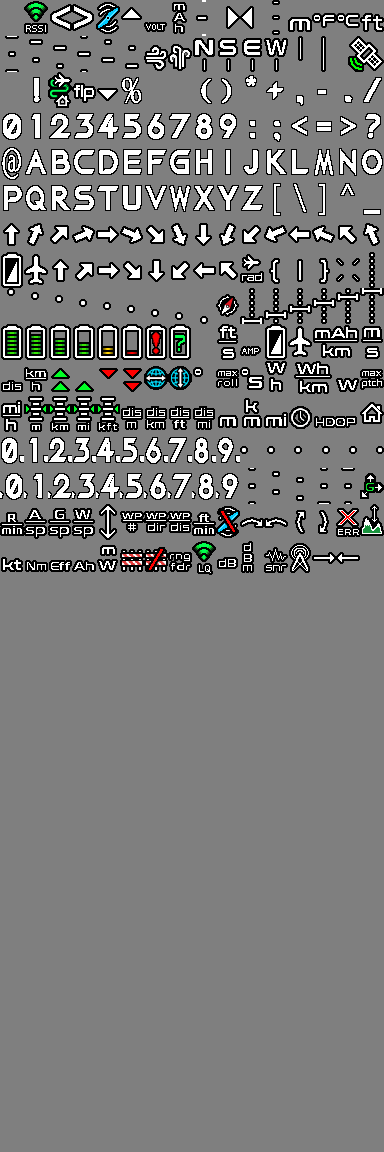
#> input picture mkapp/app/resource/OSD/FC/ARDU_000.bmp, 384 x 1152 px
$ python -i make_analog_font.py   (imports and definitions only)
#> lines starting #> are read from the running program, lines starting #| are printed output that depends on the picture; after the words box and inside, x2 and y2 are one past the last pixel; in counts of white or black regions, pixels touching at a corner belong together
### utilities/make_osd_font.py
#!/usr/bin/env python3
"""Build the DroneDaddy Betaflight OSD font for HDZero goggles.

Starts from the stock Betaflight font (kept in utilities/fonts/stock_*.bmp) and
replaces only:
  - the text glyphs (space, punctuation, digits, capitals) with CubePilot-Regular
    (Saira-600 as fallback for any missing glyph);
  - the boot logo cells 160..255 (a 24 x 4 cell block) with the DroneDaddy logo.
Every symbol cell (arrows, batteries, heading marks, units, ...) is copied from
stock untouched.

Stock bitmap convention (24-bit BMP, 16 columns x 32 rows of cells):
  (127,127,127) = transparent, (255,255,255) = glyph, (0,0,0) = outline.
The goggles render colour (the stock logo is yellow/black, batteries are green),
so the logo keeps its blue and pink.

Usage: python3 utilities/make_osd_font.py [--logo PATH] [--preview-dir DIR]
"""
import argparse
import io
import os
import shutil

import numpy as np
from fontTools.ttLib import TTFont
from PIL import Image, ImageDraw, ImageFont

HERE = os.path.dirname(os.path.abspath(__file__))
REPO = os.path.dirname(HERE)
FONT_DIR = os.path.join(HERE, "fonts")
OUT_DIR = os.path.join(REPO, "mkapp", "app", "resource", "OSD", "FC")

TRANSPARENT = (127, 127, 127)
WHITE = (255, 255, 255)
BLACK = (0, 0, 0)

# name, cell w, cell h, outline px
SIZES = [("BTFL_000", 24, 36, 1), ("BTFL_FHD_000", 36, 54, 2)]
COLS = 16

# Text cells to replace. In the Betaflight font 0x60..0x7F are arrows and other
# symbols (no lowercase), and 0x24 '$' holds the "max" symbol, so those stay.
TEXT_CODES = [c for c in range(0x20, 0x60) if c != 0x24]

LOGO_FIRST, LOGO_COLS, LOGO_ROWS = 160, 24, 4

CAP_FRACTION = 0.72  # cap height as a share of cell height
BOLD = 0.5           # extra stroke per side, in px per outline px
SS = 8               # supersampling factor for glyph rendering


# [15 lines left out: functions woff2_to_font, load_fonts, not called in this run]


def outline(mask, r):
    """Dilate a boolean mask by r px (square neighbourhood)."""
    out = mask.copy()
    h, w = mask.shape
    for dy in range(-r, r + 1):
        for dx in range(-r, r + 1):
            sh = np.zeros_like(mask)
            ys, yd = (slice(dy, h), slice(0, h - dy)) if dy >= 0 else (slice(0, h + dy), slice(-dy, h))
            xs, xd = (slice(dx, w), slice(0, w - dx)) if dx >= 0 else (slice(0, w + dx), slice(-dx, w))
            sh[ys, xs] = mask[yd, xd]
            out |= sh
    return out


# [75 lines left out: functions render_text_cell, render_logo_block, not called in this run]


def cell_slice(n, cw, chh):
    r, c = divmod(n, COLS)
    return slice(r * chh, (r + 1) * chh), slice(c * cw, (c + 1) * cw)


# [42 lines left out: functions build, main, not called in this run]


# [2 lines that do not run on import are left out]

### utilities/make_analog_font.py
#!/usr/bin/env python3
"""Build a DroneDaddy Betaflight font for analog OSD chips (MAX7456 / AT7456E).

Starts from Betaflight's stock analog font (utilities/fonts/analog/stock_default.mcm),
replaces the ASCII text cells with glyphs in the CubePilot typeface and the
boot logo cells (160..255, drawn as 24 x 4) with the DroneDaddy logo, and
writes an .mcm file for Betaflight Configurator's Font Manager.

Analog OSD chips have three pixel states only: black, white and see-through.
So the logo is white with a black outline, and a black seam separates the
blue "Drone" half from the pink "Daddy" half so the two words stay readable.

Usage:
  python3 utilities/make_analog_font.py --logo <png> [--preview-dir DIR]
Writes utilities/fonts/analog/DroneDaddy_Betaflight.mcm and a 288x72 logo PNG
(the size Configurator's "Upload logo" button expects).
"""
import argparse
import os

import numpy as np
from PIL import Image

import make_osd_font as dig

HERE = os.path.dirname(os.path.abspath(__file__))
ADIR = os.path.join(HERE, "fonts", "analog")
STOCK = os.path.join(ADIR, "stock_default.mcm")
OUT = os.path.join(ADIR, "DroneDaddy_Betaflight.mcm")

CW, CH, OL = 12, 18, 1
# the digital font thickens the light CubePilot strokes; at 12x18 that closes
# counters and merges '=' into a block, so analog renders at natural weight
dig.BOLD = 0.0
BLACK_V, SEE_V, WHITE_V = 0b00, 0b01, 0b10
# 0x24 is the MAX symbol and 0x2A a propeller icon in the analog font: keep both.
# At 12x18 the detailed symbols (# % & @ [ \\ ] ^ < >) lose strokes, step or turn to mush
# in the display font, so they keep Betaflight's hand-drawn stock pixels.
KEEP_STOCK = {0x24, 0x2A, 0x23, 0x25, 0x26, 0x40, 0x5B, 0x5C, 0x5D, 0x5E, 0x3C, 0x3E}
TEXT_CODES = [c for c in range(0x21, 0x60) if c not in KEEP_STOCK]

BLUE = np.array([0x20, 0xA7, 0xFF])
PINK = np.array([0xF4, 0x9A, 0xBA])


# [13 lines left out: functions read_mcm, write_mcm, not called in this run]


def get_px(data, ch, x, y):
    i = y * CW + x
    return (data[ch * 64 + i // 4] >> (6 - 2 * (i % 4))) & 3


# [17 lines left out: functions set_cell, rgb_to_vals, not called in this run]


def logo_block(logo_path):
    """288 x 72 block of 2-bit values: white words, black outline and seam."""
    W, H = dig.LOGO_COLS * CW, dig.LOGO_ROWS * CH
    logo = Image.open(logo_path).convert("RGBA")
    logo = logo.crop(logo.getbbox())
    margin = 3
    s = min((W - 2 * margin) / logo.width, (H - 2 * margin) / logo.height)
#> s = 0.0573
    lw, lh = round(logo.width * s), round(logo.height * s)
#> lw = 22; lh = 66
    a = np.array(logo.resize((lw, lh), Image.LANCZOS)).astype(float)
    ink = a[:, :, 3] >= 128
#> ink: shape (66, 22) bool; every value is 1
    rgb = a[:, :, :3]
    is_blue = ink & (np.linalg.norm(rgb - BLUE, axis=2) < np.linalg.norm(rgb - PINK, axis=2))
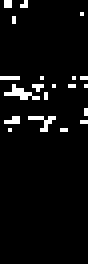
#> is_blue: shape (66, 22) bool (shown 4 times larger); 4.7% white in thin lines or dots, all inside (x1, y1, x2, y2) = (0, 0, 22, 33)
    is_pink = ink & ~is_blue
    x0, y0 = (W - lw) // 2, (H - lh) // 2
#> x0 = 133; y0 = 3
    blue = np.zeros((H, W), bool)
    pink = np.zeros((H, W), bool)
    blue[y0:y0 + lh, x0:x0 + lw] = is_blue
#> blue: shape (72, 288) bool; 0.33% white in thin lines or dots, all inside (x1, y1, x2, y2) = (133, 3, 155, 36)
    pink[y0:y0 + lh, x0:x0 + lw] = is_pink
#> pink: shape (72, 288) bool; 6.7% white; 1 white region, box (x1, y1, x2, y2) and area: (133, 3, 155, 69) 1384
    mask = blue | pink
#> mask: shape (72, 288) bool; 7% white; 1 white region, box (x1, y1, x2, y2) and area: (133, 3, 155, 69) 1452
    seam = dig.outline(blue, 1) & pink       # pink pixels touching blue
#> after the loop in outline, `for dy in range(-r, r + 1):`:
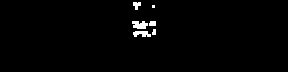
#> out: shape (72, 288) bool; 1.4% white; 6 white regions (1 under 20 px), largest, box (x1, y1, x2, y2) and area: (132, 21, 148, 29) 98, (133, 31, 151, 37) 80, (133, 2, 141, 10) 43, (149, 21, 156, 26) 33, (152, 29, 156, 35) 21
#> after the loop in outline, `for dy in range(-r, r + 1):`:
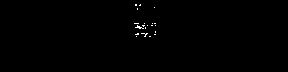
#> sh: shape (72, 288) bool; 0.33% white in thin lines or dots, all inside (x1, y1, x2, y2) = (134, 4, 156, 37)
#> seam: shape (72, 288) bool; 0.94% white in thin lines or dots, all inside (x1, y1, x2, y2) = (133, 3, 155, 37)
    vals = np.full((H, W), SEE_V, np.uint8)
    vals[dig.outline(mask, OL) & ~mask] = BLACK_V
#> call 2 of outline, with r = 1
#> after the loop in outline (call 2), `for dy in range(-r, r + 1):`:
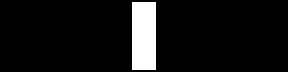
#> out: shape (72, 288) bool; 7.9% white; 1 white region, box (x1, y1, x2, y2) and area: (132, 2, 156, 70) 1632
#> after the loop in outline (call 2), `for dy in range(-r, r + 1):`:
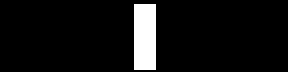
#> sh: shape (72, 288) bool; 7% white; 1 white region, box (x1, y1, x2, y2) and area: (134, 4, 156, 70) 1452
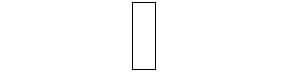
#> vals: shape (72, 288); values 0 (black) and 1 (white), 99.1% white; black in thin lines or dots, all inside (x1, y1, x2, y2) = (132, 2, 156, 70)
    vals[mask] = WHITE_V
    vals[seam] = BLACK_V
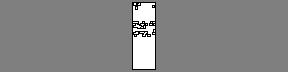
#> vals: shape (72, 288); min 0, max 2, mean 1.04; drawn with min black and max white
    return vals


# [44 lines left out: functions preview, main, not called in this run]


# [2 lines not run here, left out]

>>> result = logo_block('../mkapp/app/resource/OSD/FC/ARDU_000.bmp')

$ run again, on mkapp/app/resource/OSD/FC/BTFL_000.bmp
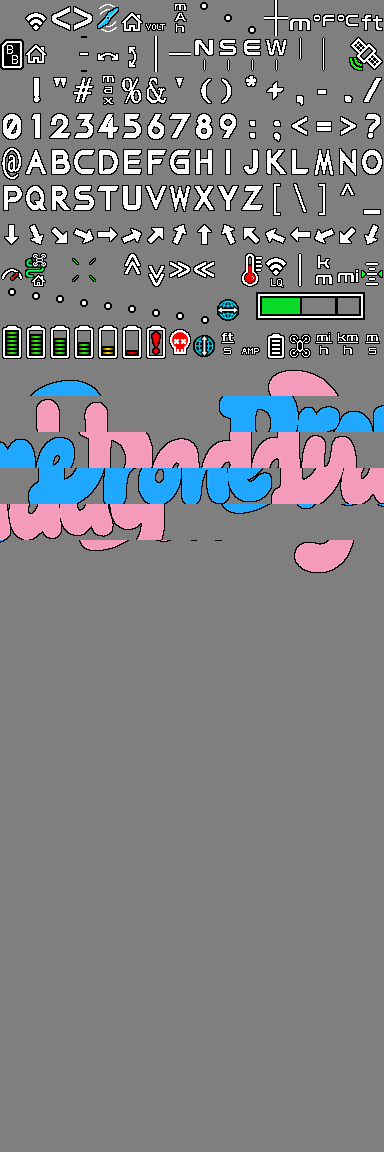
#> input picture mkapp/app/resource/OSD/FC/BTFL_000.bmp, 384 x 1152 px
#> ink: shape (66, 22) bool; every value is 1
#> is_blue: shape (66, 22) bool; 5.6% white in thin lines or dots, all inside (x1, y1, x2, y2) = (0, 0, 22, 30)
#> blue: shape (72, 288) bool; 0.4% white in thin lines or dots, all inside (x1, y1, x2, y2) = (133, 3, 155, 33)
#> pink: shape (72, 288) bool; 6.6% white; 1 white region, box (x1, y1, x2, y2) and area: (133, 3, 155, 69) 1370
#> mask: shape (72, 288) bool; 7% white; 1 white region, box (x1, y1, x2, y2) and area: (133, 3, 155, 69) 1452
#> after the loop in outline, `for dy in range(-r, r + 1):`:
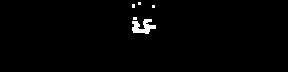
#> out: shape (72, 288) bool; 1.2% white; 5 white regions (4 under 20 px), largest, box (x1, y1, x2, y2) and area: (132, 19, 156, 34) 209
#> seam: shape (72, 288) bool; 0.73% white in thin lines or dots, all inside (x1, y1, x2, y2) = (133, 3, 155, 34)
#> in logo_block, `vals[seam] = BLACK_V`:
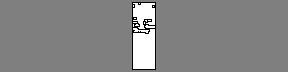
#> vals: shape (72, 288); min 0, max 2, mean 1.05; drawn with min black and max white

$ run again, on mkapp/app/resource/OSD/FC/BTFL_FHD_000.bmp
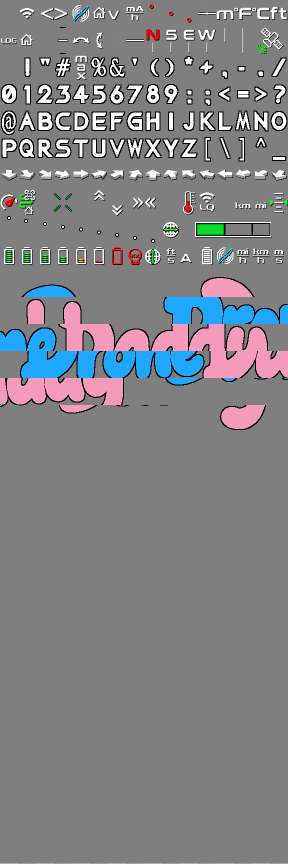
#> input picture mkapp/app/resource/OSD/FC/BTFL_FHD_000.bmp, 576 x 1728 px (shown at 1/2 size)
#> ink: shape (66, 22) bool; every value is 1
#> is_blue: shape (66, 22) bool; 4.6% white in thin lines or dots, all inside (x1, y1, x2, y2) = (0, 17, 22, 30)
#> blue: shape (72, 288) bool; 0.32% white in thin lines or dots, all inside (x1, y1, x2, y2) = (133, 20, 155, 33)
#> pink: shape (72, 288) bool; 6.7% white; 1 white region, box (x1, y1, x2, y2) and area: (133, 3, 155, 69) 1385
#> mask: shape (72, 288) bool; 7% white; 1 white region, box (x1, y1, x2, y2) and area: (133, 3, 155, 69) 1452
#> after the loop in outline, `for dy in range(-r, r + 1):`:
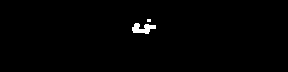
#> out: shape (72, 288) bool; 0.83% white; 2 white regions (1 under 20 px), largest, box (x1, y1, x2, y2) and area: (132, 23, 156, 34) 160
#> seam: shape (72, 288) bool; 0.47% white in thin lines or dots, all inside (x1, y1, x2, y2) = (133, 19, 155, 34)
#> in logo_block, `vals[seam] = BLACK_V`:
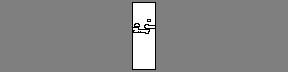
#> vals: shape (72, 288); min 0, max 2, mean 1.05; drawn with min black and max white
